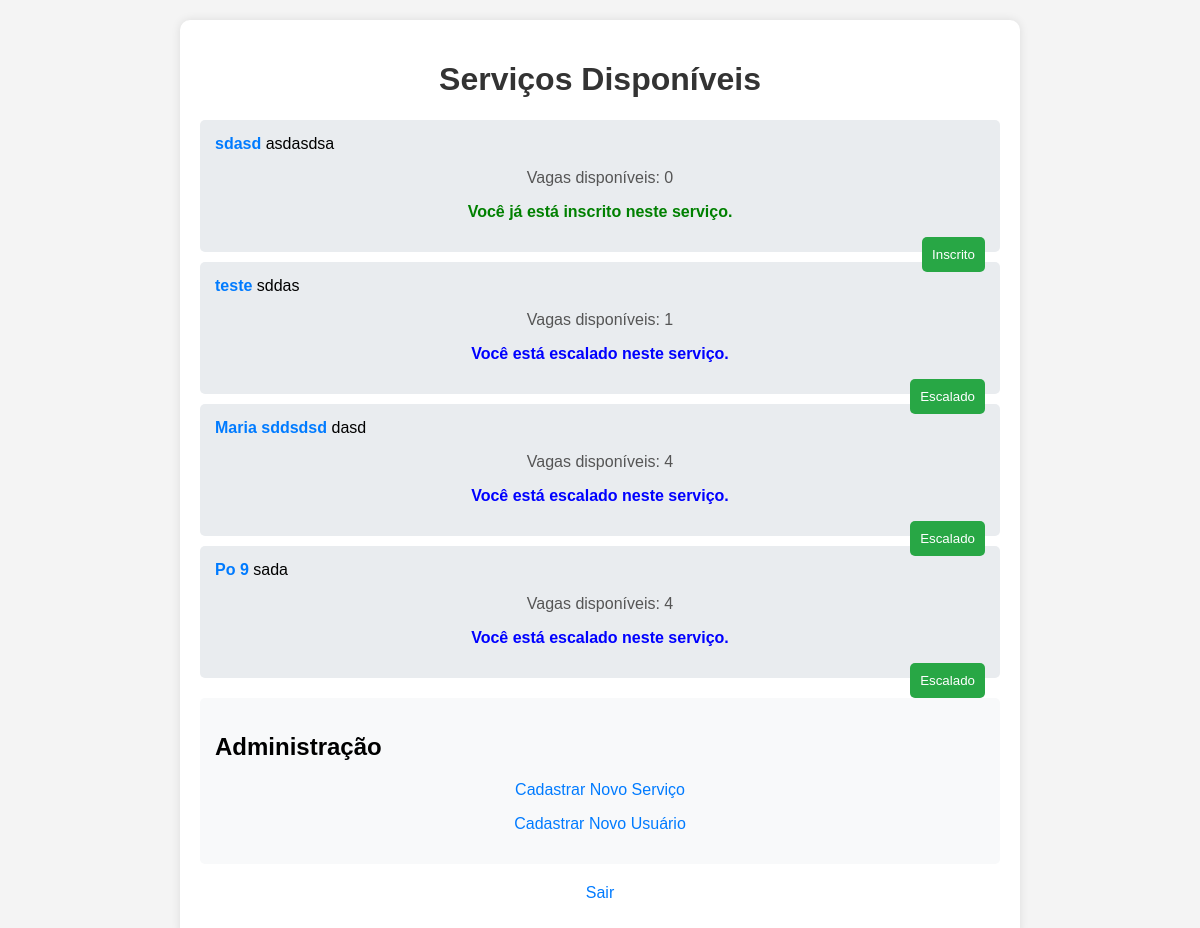
/servicos.php (signed in), run on the app's committed database.
### tables this page shows
CREATE TABLE `servicos` (
  `id` int(11) NOT NULL,
  `nome` varchar(100) NOT NULL,
  `descricao` text NOT NULL,
  `quantidade` int(11) NOT NULL DEFAULT 0
);

### servicos.php (the view, shortened to what this page needs)
<?php
require 'config.php';
$usuario_id = $_SESSION['user_id'];
$stmt = $pdo->query("SELECT * FROM servicos");
$servicos = $stmt->fetchAll();
?>
<!DOCTYPE html>
<html lang="pt-BR">
<head>
</head>
<body>
    <div class="container">
        <h1>Serviços Disponíveis</h1>
        <ul>
            <?php foreach ($servicos as $servico): ?>
                <?php
                $stmt = $pdo->prepare("SELECT * FROM voluntarios WHERE usuario_id = :usuario_id AND servico_id = :servico_id");
                $stmt->execute(['usuario_id' => $usuario_id, 'servico_id' => $servico['id']]);
                $usuario_voluntario = $stmt->fetch();
                ?>
                <li>
                    <strong><a href="voluntarios.php?servico_id=<?= $servico['id'] ?>"><?= htmlspecialchars($servico['nome']) ?></a></strong>
                    <?= htmlspecialchars($servico['descricao']) ?>
                    <p>Vagas disponíveis: <?= htmlspecialchars($servico['quantidade']) ?></p>
                    <?php if ($usuario_voluntario): ?>
                        <?php if ($usuario_voluntario['estado'] === 'escalado'): ?>
                            <p class="escalado">Você está escalado neste serviço.</p>
                            <button disabled>Escalado</button>
                        <?php else: ?>
                            <p class="inscrito">Você já está inscrito neste serviço.</p>
                            <button disabled>Inscrito</button>
                        <?php endif; ?>
                    <?php endif; ?>
                </li>
            <?php endforeach; ?>
        </ul>
        <?php if ($_SESSION['is_admin']): ?>
            <div class="admin-section">
                <h2>Administração</h2>
                <p><a href="cadastro_servico.php">Cadastrar Novo Serviço</a></p>
                <p><a href="cadastro.php">Cadastrar Novo Usuário</a></p>
            </div>
        <?php else: ?>
            <p>Você não tem permissão para cadastrar usuários ou serviços.</p>
        <?php endif; ?>
        <div class="logout-link">
            <p><a href="logout.php">Sair</a></p>
        </div>
    </div>
</body>
</html>

### servicos.php (style rules this page uses)
body { font-family: Arial, sans-serif; background-color: #f4f4f4; margin: 0; padding: 20px; }
.container { max-width: 800px; margin: auto; background: white; padding: 20px; border-radius: 10px; box-shadow: 0 0 10px rgba(0, 0, 0, 0.1); }
h1 { text-align: center; color: #333; }
p { text-align: center; color: #555; }
ul { list-style: none; padding: 0; }
li { background: #e9ecef; margin: 10px 0; padding: 15px; border-radius: 5px; }
a { color: #007bff; text-decoration: none; }
button { background-color: #28a745; color: white; padding: 10px; border: none; border-radius: 5px; cursor: pointer; float: right; }
.admin-section { margin-top: 20px; background: #f8f9fa; padding: 15px; border-radius: 5px; }
.logout-link { text-align: center; margin-top: 20px; }
.inscrito { color: green; font-weight: bold; margin-top: 10px; }
.escalado { color: blue; font-weight: bold; margin-top: 10px; }

### data on the page
servicos: nome "sdasd", descricao "asdasdsa", quantidade "0", shows "Você já está inscrito neste serviço."
servicos: nome "teste", descricao "sddas", quantidade "1", shows "Você está escalado neste serviço."
servicos: nome "Maria sddsdsd", descricao "dasd", quantidade "4", shows "Você está escalado neste serviço."
servicos: nome "Po 9", descricao "sada", quantidade "4", shows "Você está escalado neste serviço."
